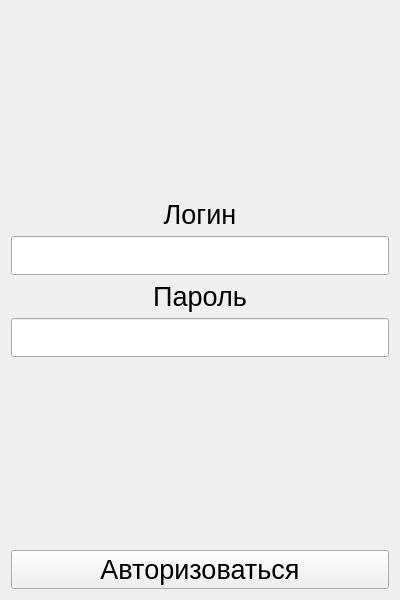
<?xml version="1.0" encoding="UTF-8"?>
<ui version="4.0">
    <class>Login</class>
    <widget class="QWidget" name="Login">
        <property name="geometry">
            <rect>
                <x>0</x>
                <y>0</y>
                <width>400</width>
                <height>600</height>
            </rect>
        </property>
        <property name="minimumSize">
            <size>
                <width>400</width>
                <height>600</height>
            </size>
        </property>
        <property name="maximumSize">
            <size>
                <width>400</width>
                <height>600</height>
            </size>
        </property>
        <property name="windowTitle">
            <string>Form</string>
        </property>
        <layout class="QVBoxLayout" name="verticalLayout">
            <item>
                <spacer name="verticalSpacer_2">
                    <property name="orientation">
                        <enum>Qt::Vertical</enum>
                    </property>
                    <property name="sizeHint" stdset="0">
                        <size>
                            <width>20</width>
                            <height>40</height>
                        </size>
                    </property>
                </spacer>
            </item>
            <item>
                <widget class="QLabel" name="label_login">
                    <property name="font">
                        <font>
                            <pointsize>20</pointsize>
                        </font>
                    </property>
                    <property name="text">
                        <string>Логин</string>
                    </property>
                    <property name="alignment">
                        <set>Qt::AlignCenter</set>
                    </property>
                </widget>
            </item>
            <item>
                <widget class="QLineEdit" name="lineEdit_login">
                    <property name="font">
                        <font>
                            <pointsize>20</pointsize>
                        </font>
                    </property>
                </widget>
            </item>
            <item>
                <widget class="QLabel" name="label_password">
                    <property name="font">
                        <font>
                            <pointsize>20</pointsize>
                        </font>
                    </property>
                    <property name="text">
                        <string>Пароль</string>
                    </property>
                    <property name="alignment">
                        <set>Qt::AlignCenter</set>
                    </property>
                </widget>
            </item>
            <item>
                <widget class="QLineEdit" name="lineEdit_password">
                    <property name="font">
                        <font>
                            <pointsize>20</pointsize>
                        </font>
                    </property>
                    <property name="autoFillBackground">
                        <bool>false</bool>
                    </property>
                    <property name="inputMethodHints">
                        <set>Qt::ImhHiddenText|Qt::ImhNoAutoUppercase|Qt::ImhNoPredictiveText|Qt::ImhSensitiveData</set>
                    </property>
                    <property name="echoMode">
                        <enum>QLineEdit::Password</enum>
                    </property>
                </widget>
            </item>
            <item>
                <spacer name="verticalSpacer">
                    <property name="orientation">
                        <enum>Qt::Vertical</enum>
                    </property>
                    <property name="sizeHint" stdset="0">
                        <size>
                            <width>20</width>
                            <height>40</height>
                        </size>
                    </property>
                </spacer>
            </item>
            <item>
                <widget class="QPushButton" name="pushButton_authorize">
                    <property name="font">
                        <font>
                            <pointsize>20</pointsize>
                        </font>
                    </property>
                    <property name="text">
                        <string>Авторизоваться</string>
                    </property>
                </widget>
            </item>
        </layout>
    </widget>
    <resources/>
    <connections/>
</ui>
